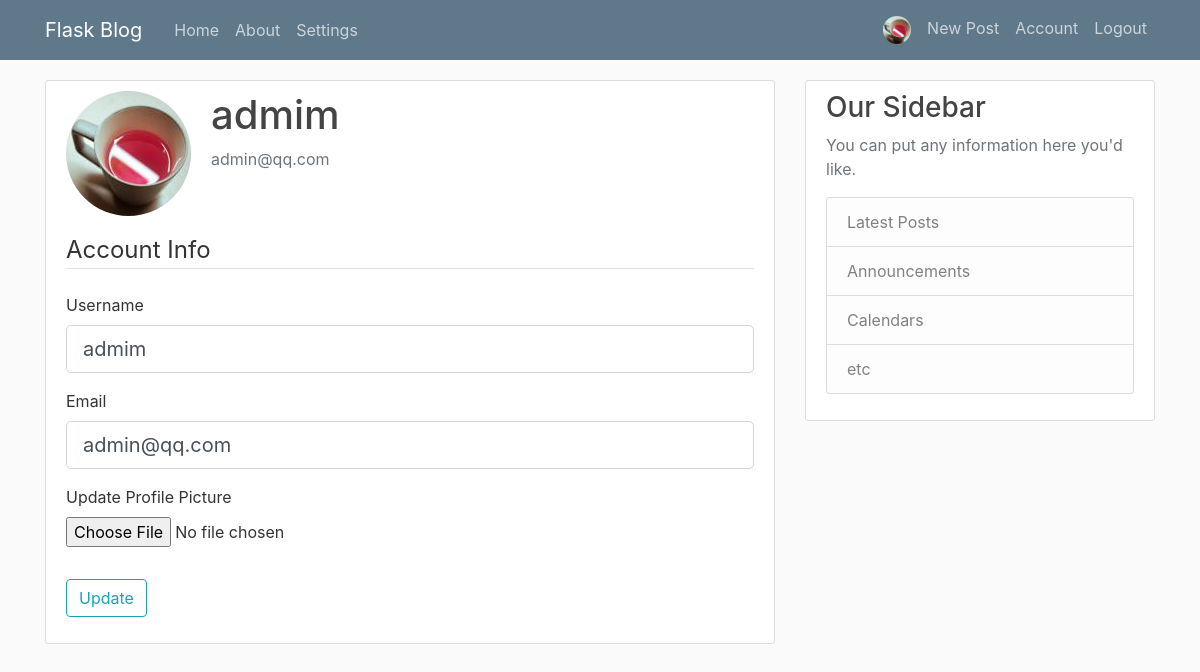
Page /account (signed in) on the committed database.
### flaskblog/models.py (models this page shows, shortened)
class User(db.Model, UserMixin):
    id = db.Column(db.Integer, primary_key=True)
    username = db.Column(db.String(20), unique=True, nullable=False)
    email = db.Column(db.String(120), unique=True, nullable=False)
    image_file = db.Column(db.String(20), nullable=False, default='default.jpg')
    password = db.Column(db.String(60), nullable=False)
    posts = db.relationship('Post', backref='author', lazy=True)
    comments = db.relationship('Comment', backref='author', lazy=True)

### flaskblog/users/routes.py (the view)
@users.route("/account", methods=['GET', 'POST'])
@login_required
def account():
    form = UpdateAccountForm()
    if form.validate_on_submit():
        if form.picture.data:
            picture_file = save_picture(form.picture.data)
            current_user.image_file = picture_file
        current_user.username = form.username.data
        current_user.email = form.email.data
        db.session.commit()
        flash('Your account has been updated!', 'success')
        return redirect(url_for('users.account'))
    elif request.method == 'GET':
        form.username.data = current_user.username
        form.email.data = current_user.email
    image_file = url_for('static', filename='profile_pics/' + current_user.image_file)
    return render_template('account.html', title='Account',
                           image_file=image_file, form=form)

### flaskblog/users/forms.py (shortened to what this page needs)
class UpdateAccountForm(FlaskForm):
    username = StringField('Username',
                           validators=[DataRequired(), Length(min=2, max=20)])
    email = StringField('Email',
                        validators=[DataRequired(), Email()])
    picture = FileField('Update Profile Picture', validators=[FileAllowed(['jpg', 'png'])])
    submit = SubmitField('Update')

### flaskblog/models.py (called while the page is built)
@login_manager.user_loader
def load_user(user_id):
    return User.query.get(int(user_id))

### flaskblog/templates/account.html (shortened to what this page needs)
{% extends "layout.html" %}
{% block content %}
    <div class="content-section">
      <div class="media">
        <img class="rounded-circle account-img" src="{{ image_file }}">
        <div class="media-body">
          <h2 class="account-heading">{{ current_user.username }}</h2>
          <p class="text-secondary">{{ current_user.email }}</p>
        </div>
      </div>
        <form method="POST" action="" enctype="multipart/form-data">
            <fieldset class="form-group">
                <legend class="border-bottom mb-4">Account Info</legend>
                <div class="form-group">
                    {{ form.username.label(class="form-control-label") }}
                    {% if form.username.errors %}
                        {{ form.username(class="form-control form-control-lg is-invalid") }}
                        <div class="invalid-feedback">
                            {% for error in form.username.errors %}
                                <span>{{ error }}</span>
                            {% endfor %}
                        </div>
                    {% else %}
                        {{ form.username(class="form-control form-control-lg") }}
                    {% endif %}
                </div>
                <div class="form-group">
                    {{ form.email.label(class="form-control-label") }}
                    {% if form.email.errors %}
                        {{ form.email(class="form-control form-control-lg is-invalid") }}
                        <div class="invalid-feedback">
                            {% for error in form.email.errors %}
                                <span>{{ error }}</span>
                            {% endfor %}
                        </div>
                    {% else %}
                        {{ form.email(class="form-control form-control-lg") }}
                    {% endif %}
                </div>
                <div class="form-group">
                    {{ form.picture.label() }}
                    {{ form.picture(class="form-control-file") }}
                </div>
            </fieldset>
            <div class="form-group">
                {{ form.submit(class="btn btn-outline-info") }}
            </div>
        </form>
    </div>
{% endblock content %}

### flaskblog/templates/layout.html (shortened to what this page needs)
<!DOCTYPE html>
<html>
<head>
    <link rel="stylesheet" type="text/css" href="{{ url_for('static', filename='bootstrap.css') }}">
    <link rel="stylesheet" type="text/css" href="{{ url_for('static', filename='main.css') }}">
    <link rel="stylesheet" type="text/css" href="{{ url_for('static', filename='bootoast.css') }}">
</head>
<body>
    <header class="site-header">
      <nav class="navbar navbar-expand-md navbar-dark bg-steel fixed-top">
        <div class="container">
          <a class="navbar-brand mr-4" href="/">Flask Blog</a>
          <div class="collapse navbar-collapse" id="navbarToggle">
            <div class="navbar-nav mr-auto">
              <a class="nav-item nav-link" href="{{ url_for('main.home') }}">Home</a>
              <a class="nav-item nav-link" href="{{ url_for('main.about') }}">About</a>
              <a class="nav-item nav-link" href="{{ url_for('main.settings') }}">Settings</a>
            </div>
            <div class="navbar-nav">
              {% if current_user.is_authenticated %}
                <a class="nav-item nav-link" href="{{url_for('users.user_posts', username=current_user.username)}}">
                    <img class="rounded-circle my-nav-img" src="{{ url_for('static',filename='profile_pics/' + current_user.image_file) }}">
                </a>
                <a class="nav-item nav-link" href="{{ url_for('posts.new_post') }}">New Post</a>
                <a class="nav-item nav-link" href="{{ url_for('users.account') }}">Account</a>
                <a class="nav-item nav-link" href="{{ url_for('users.logout') }}">Logout</a>
              {% else %}
                <a class="nav-item nav-link" href="{{ url_for('users.login') }}">Login</a>
                <a class="nav-item nav-link" href="{{ url_for('users.register') }}">Register</a>
              {% endif %}
            </div>
          </div>
        </div>
      </nav>
    </header>
    <main role="main" class="container">
      <div class="row">
        <div class="col-md-8">
          {% block content %}{% endblock %}
        </div>
        <div class="col-md-4">
          <div class="content-section">
            <h3>Our Sidebar</h3>
            <p class='text-muted'>You can put any information here you'd like.
              <ul class="list-group">
                <li class="list-group-item list-group-item-light">Latest Posts</li>
                <li class="list-group-item list-group-item-light">Announcements</li>
                <li class="list-group-item list-group-item-light">Calendars</li>
                <li class="list-group-item list-group-item-light">etc</li>
              </ul>
            </p>
          </div>
        </div>
      </div>
    </main>
</body>
</html>

### flaskblog/static/main.css (style rules this page uses)
body { background: #fafafa; color: #333333; margin-top: 5rem; }
h1, h2, h3, h4, h5, h6 { color: #444444; }
.bg-steel { background-color: #5f788a; }
.site-header .navbar-nav .nav-link { color: #cbd5db; }
.content-section { background: #ffffff; padding: 10px 20px; border: 1px solid #dddddd; border-radius: 3px; margin-bottom: 20px; }
.account-img { height: 125px; width: 125px; margin-right: 20px; margin-bottom: 16px; }
.account-heading { font-size: 2.5rem; }
.my-nav-img { height: 28px; width: 28px }

### rows in the picture
User: image_file (picture), username "admim", email "admin@qq.com"
